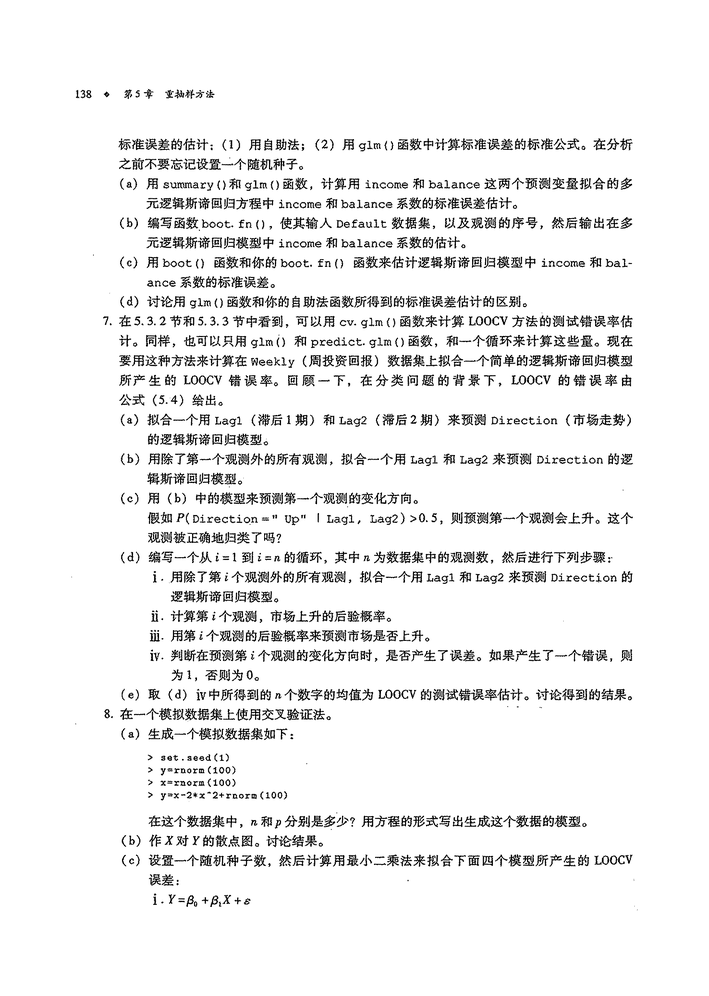
#> input picture _pdfpages/p171_0_Im171.png, 709 x 996 px, shrunk from 2185 x 3071 before the run
$ python _crop2.py
#> lines starting #> are read from the running program, lines starting #| are printed output that depends on the picture
from PIL import Image
im = Image.open('_pdfpages/p171_0_Im171.png').convert('RGB')
#> im is the input picture: PIL image 709x996 RGB; min 0, max 255, mean 239.6
w, h = im.size
#> w = 709; h = 996
im.crop((0, int(h*0.78), w, h)).save('_pdfpages/_q8start.png')
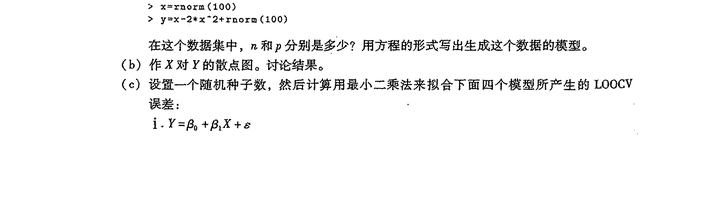
#> saved as _q8start.png: PIL image 709x220 RGB; min 0, max 255, mean 246.9
im2 = Image.open('_pdfpages/p172_0_Im172.png').convert('RGB')
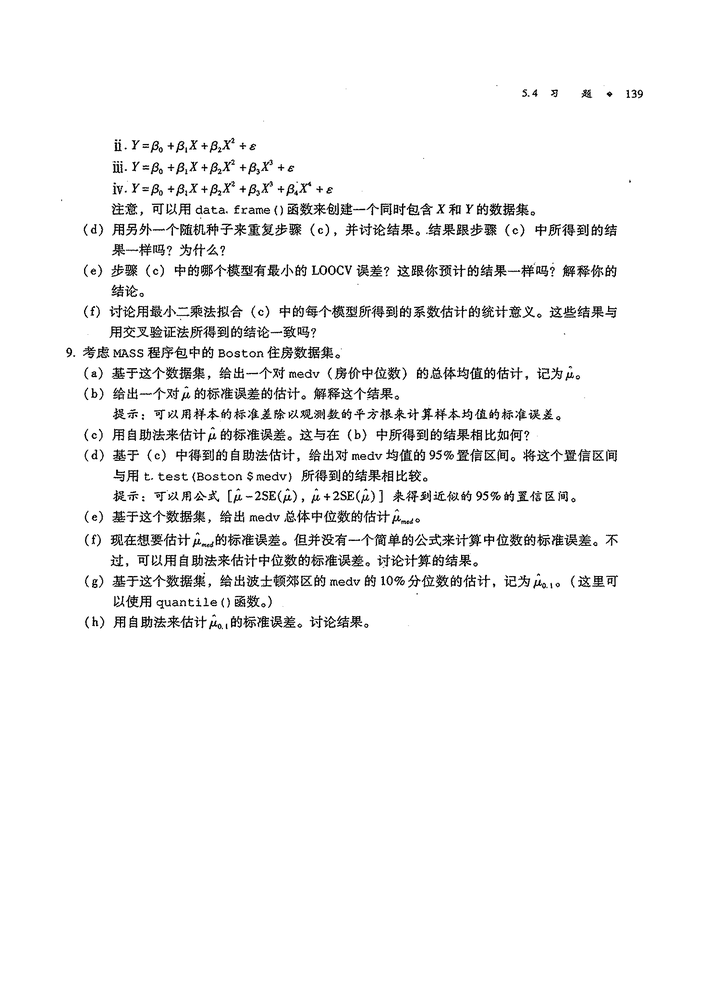
#> input picture _pdfpages/p172_0_Im172.png, 709 x 996 px, shrunk from 2185 x 3071 before the run
#> im2 is the input picture: PIL image 709x996 RGB; min 0, max 255, mean 244.3
w2, h2 = im2.size
#> w2 = 709; h2 = 996
im2.crop((0, 0, w2, int(h2*0.45))).save('_pdfpages/_q8cont.png')
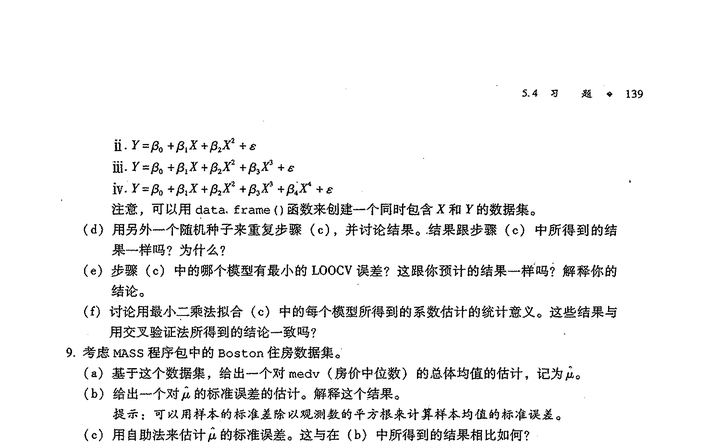
#> saved as _q8cont.png: PIL image 709x448 RGB; min 0, max 255, mean 241.1
print('done')
